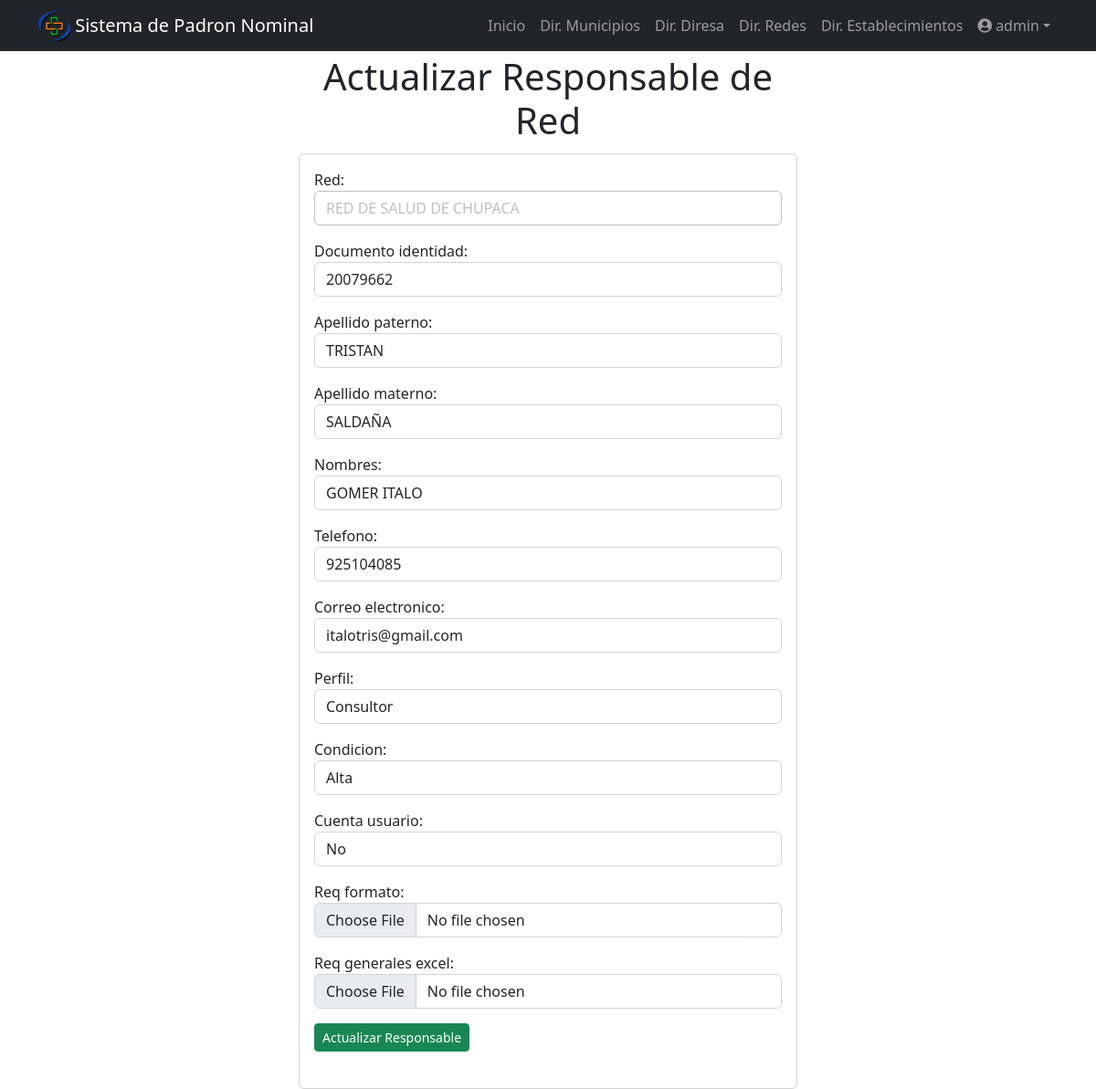
/directorio_red/1/ (signed in), run on the app's committed database.
### filiacion/models.py (models this page shows, shortened)
class DirectorioRed(models.Model):
    TIPO_USUARIO = [
                    ('diresa', 'diresa'),
                    ('red', 'red'),
                    ('microred', 'microred'),
                    ('establecimiento', 'establecimiento'),
                ]
    PERFIL = [
                ('Consultor', 'Consultor'),
                ('Registrador', 'Registrador'),
            ]
    CONDICION = [
                    ('Alta', 'Alta'),
                    ('Baja', 'Baja'),
                ]
    CUENTA_USUARIO = [
                    ('Si', 'Si'),
                    ('No', 'No'),
                    ('Espera respuesta MINSA', 'Espera respuesta MINSA'),
                ]
    diresa = models.CharField(max_length=100,null=True, blank=True)
    red = models.CharField(max_length=100,null=True, blank=True)
    microred = models.CharField(max_length=100,null=True, blank=True)
    establecimiento = models.CharField(max_length=100,null=True, blank=True)
    tipo_usuario = models.CharField(choices=TIPO_USUARIO, max_length=100, null=True, blank=True)
    documento_identidad = models.CharField(max_length=100,null=True, blank=True)
    apellido_paterno = models.CharField(max_length=100,null=True, blank=True)
    apellido_materno = models.CharField(max_length=200,null=True, blank=True)
    nombres = models.CharField(max_length=200,null=True, blank=True)
    telefono = models.CharField(max_length=200,null=True, blank=True)
    correo_electronico = models.CharField(max_length=200,null=True, blank=True)
    perfil = models.CharField(choices=PERFIL,max_length=100,null=True, blank=True)
    condicion = models.CharField(choices=CONDICION,max_length=100,null=True, blank=True)
    cuenta_usuario = models.CharField(choices=CUENTA_USUARIO,max_length=100,null=True, blank=True)
    contraseña_usuario = models.CharField(max_length=100,null=True, blank=True)
    req_formato = models.FileField(upload_to="filiacion/formato/",null=True, blank=True)
    dateTimeOfUpload_req_formato = models.DateTimeField(auto_now = True,null=True, blank=True)
    req_generales_excel = models.FileField(upload_to="filiacion/excel/",null=True, blank=True)
    dateTimeOfUpload_generales_excel = models.DateTimeField(auto_now = True,null=True, blank=True)

### filiacion/views.py (the view, shortened to what this page needs)
# urls.py: path('directorio_red/<int:directorio_red_id>/', views.directorio_red_detail, name='directorio_red_detail'),
@login_required
def directorio_red_detail(request, directorio_red_id):
    if request.method == 'GET':
        directorio_red = get_object_or_404(DirectorioRed, pk=directorio_red_id)
        form = DirectorioRedForm(instance=directorio_red)
        context = {
            'directorio_red': directorio_red,
            'form': form
        }
        return render(request, 'directorio_red_detail.html', context)

### filiacion/templates/directorio_red_detail.html (shortened to what this page needs)
{% extends 'base.html' %}
{% block content %}
<main class="container">
  <div class="row">
    <div class="col-md-6 offset-md-3 text-center py-1">
      <h1>Actualizar Responsable de Red</h1>
    </div>
    <div class="col-md-6 offset-md-3">
      <section class="card card-body">
        <div class="row">
          <form method="POST" enctype="multipart/form-data">
              {{form.as_p}}
              <button class="btn btn-success btn-sm">
                Actualizar Responsable
              </button>
          </form>
        </div>
      </section>
    </div>
  </div>
</main>
{% endblock %}

### filiacion/templates/_navbar.html (shortened to what this page needs)
{% load static %}
<nav class="navbar navbar-expand-lg navbar-dark bg-dark">
  <div class="container">
    <img src="{% static 'img/logo_2.png' %}" width="35" height="35">
    <a class="navbar-brand" href="/">&nbsp;Sistema de Padron Nominal</a>
    <div class="collapse navbar-collapse" id="navbarNav">
      <ul class="navbar-nav ms-auto">
        <li class="nav-item">
          <a href="/" class="nav-link">Inicio</a>
        </li>
          {% if perms.filiacion.view_filiacion and user.is_authenticated %}
          <li class="nav-item">
            <a href="/filiacion" class="nav-link">Dir. Municipios</a>
          </li>
          {% endif %}
          {% if perms.filiacion.view_red and user.is_authenticated %}
          <li class="nav-item">
            <a href="/directorio_salud" class="nav-link">Dir. Diresa</a>
          </li>
          {% endif %}
          {% if perms.filiacion.view_red and user.is_authenticated %}
          <li class="nav-item">
            <a href="/directorio_red" class="nav-link">Dir. Redes</a>
          </li>
          {% endif %}
          {% if perms.filiacion.view_establecimiento and user.is_authenticated %}
          <li class="nav-item">
            <a href="/directorio_establecimiento" class="nav-link">Dir. Establecimientos</a>
          </li>
          {% endif %}
          {% if user.is_authenticated %}
          <li class="nav-item dropdown">
            <a class="nav-link dropdown-toggle" href="#" data-bs-toggle="dropdown" aria-expanded="false"><i class="fa fa-user-circle"></i> {{ user.username }}</a>
          </li>
          {% else %}
          <li class="nav-item">
            <a href="/signin" class="nav-link" >Ingresar</a>
          </li>
        {% endif %}
      </ul>
    </div>
  </div>
</nav>

### data on the page
DirectorioRed: red "RED DE SALUD DE CHUPACA", documento_identidad "20079662", apellido_paterno "TRISTAN", apellido_materno "SALDAÑA", nombres "GOMER ITALO", telefono "925104085", correo_electronico "italotris@gmail.com", perfil "Consultor", condicion "Alta", cuenta_usuario "No"

### other printed values
{{ user.username }} "admin"
